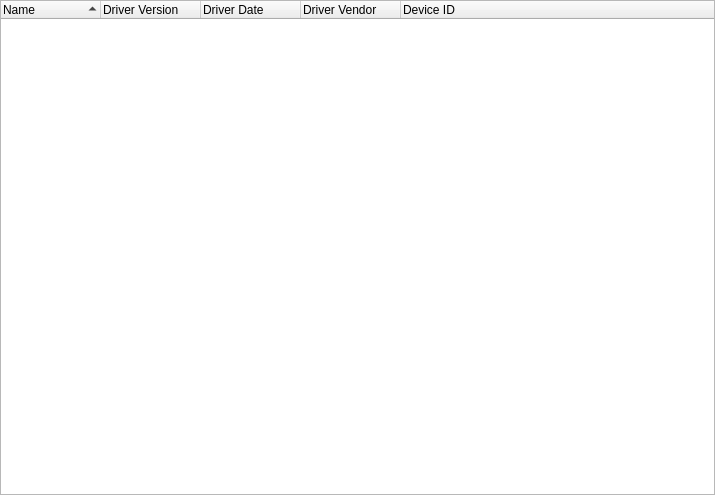
<?xml version="1.0" encoding="UTF-8"?>
<ui version="4.0">
 <class>SysInfoDevices</class>
 <widget class="QWidget" name="SysInfoDevices">
  <property name="geometry">
   <rect>
    <x>0</x>
    <y>0</y>
    <width>715</width>
    <height>495</height>
   </rect>
  </property>
  <property name="windowTitle">
   <string/>
  </property>
  <layout class="QVBoxLayout" name="verticalLayout">
   <property name="leftMargin">
    <number>0</number>
   </property>
   <property name="topMargin">
    <number>0</number>
   </property>
   <property name="rightMargin">
    <number>0</number>
   </property>
   <property name="bottomMargin">
    <number>0</number>
   </property>
   <item>
    <widget class="QTreeWidget" name="tree">
     <property name="contextMenuPolicy">
      <enum>Qt::ContextMenuPolicy::CustomContextMenu</enum>
     </property>
     <property name="showDropIndicator" stdset="0">
      <bool>false</bool>
     </property>
     <property name="indentation">
      <number>0</number>
     </property>
     <property name="sortingEnabled">
      <bool>true</bool>
     </property>
     <attribute name="headerShowSortIndicator" stdset="0">
      <bool>true</bool>
     </attribute>
     <column>
      <property name="text">
       <string>Name</string>
      </property>
     </column>
     <column>
      <property name="text">
       <string>Driver Version</string>
      </property>
     </column>
     <column>
      <property name="text">
       <string>Driver Date</string>
      </property>
     </column>
     <column>
      <property name="text">
       <string>Driver Vendor</string>
      </property>
     </column>
     <column>
      <property name="text">
       <string>Device ID</string>
      </property>
     </column>
    </widget>
   </item>
  </layout>
  <action name="action_copy_row">
   <property name="text">
    <string>Copy Row</string>
   </property>
  </action>
  <action name="action_copy_value">
   <property name="text">
    <string>Copy Value</string>
   </property>
  </action>
  <action name="action_find_device">
   <property name="text">
    <string>Search in Google</string>
   </property>
  </action>
 </widget>
 <resources/>
 <connections/>
</ui>
